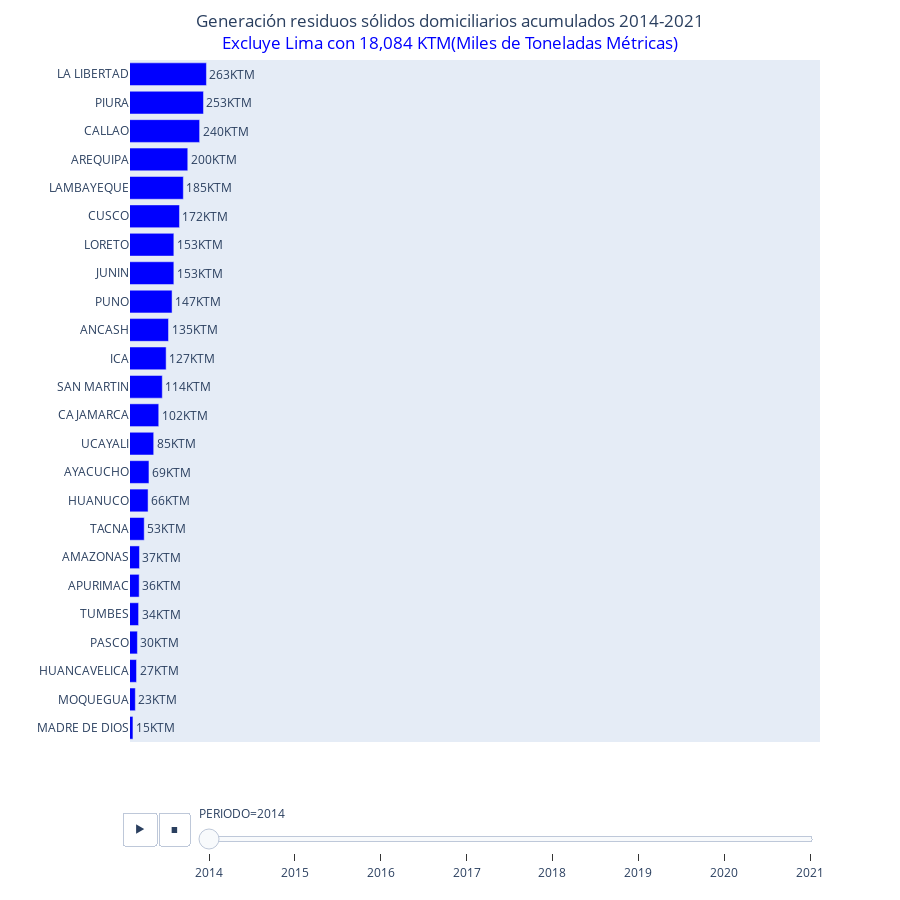

Source (notebook cell):
### Code cell
fig = px.bar(df3, 
             x="KQRESIDUOS_DOM_ACUM", 
             y="DEPARTAMENTO", 
           #  color="DEPARTAMENTO", 
             animation_frame="PERIODO",
             labels={'KQRESIDUOS_DOM_ACUM': ''},
             orientation='h',
             range_x=[df3['KQRESIDUOS_DOM_ACUM'].min() - 10, df3['KQRESIDUOS_DOM_ACUM'].max() + 10 ]
             )

fig.update_layout(showlegend=False)
fig.update_traces(marker_color='blue',texttemplate='%{x:,.0f}KTM', textposition='outside', selector=dict(type='bar'))
fig.update_layout(yaxis=dict(categoryorder='total ascending', title_text=""),
                  xaxis=dict(showticklabels=False))
fig.update_layout(height=900)  # Ajusta el valor según sea necesario
fig.update_layout(
    xaxis=dict(
        showgrid=False,  # Esto desactiva la cuadrícula en el eje X
        showticklabels=False
    ),
    yaxis=dict(
        showgrid=False,  # Esto desactiva la cuadrícula en el eje Y
        categoryorder='total ascending', 
        title_text=""
    ),
    title={
        'text': "Generación residuos sólidos domiciliarios acumulados 2014-2021<br><span style='color: blue;'>Excluye Lima con 18,084 KTM(Miles de Toneladas Métricas)</span>",
        'y':0.97,
        'x':0.5,
        'xanchor': 'center',
        'yanchor': 'top'
    }
)
fig.show()

### Figure 1 — Plotly figure (JSON) as saved in the notebook; plotly's stock layout.template omitted (floating-point values rounded to 4 significant figures)
{"data": [{"alignmentgroup": "True", "hovertemplate": "PERIODO=2014<br>=%{x}<br>DEPARTAMENTO=%{y}<extra></extra>", "legendgroup": "", "marker": {"color": "blue", "pattern": {"shape": ""}}, "name": "", "offsetgroup": "", "orientation": "h", "showlegend": false, "textposition": "outside", "texttemplate": "%{x:,.0f}KTM", "type": "bar", "x": [37, 135, 36, 200, 69, 102, 240, 172, 27, 66, 127, 153, 263, 185, 153, 15, 23, 30, 253, 147, 114, 53, 34, 85], "xaxis": "x", "y": ["AMAZONAS", "ANCASH", "APURIMAC", "AREQUIPA", "AYACUCHO", "CAJAMARCA", "CALLAO", "CUSCO", "HUANCAVELICA", "HUANUCO", "ICA", "JUNIN", "LA LIBERTAD", "LAMBAYEQUE", "LORETO", "MADRE DE DIOS", "MOQUEGUA", "PASCO", "PIURA", "PUNO", "SAN MARTIN", "TACNA", "TUMBES", "UCAYALI"], "yaxis": "y"}], "layout": {"barmode": "relative", "height": 900, "legend": {"tracegroupgap": 0}, "margin": {"t": 60}, "showlegend": false, "sliders": [{"active": 0, "currentvalue": {"prefix": "PERIODO="}, "len": 0.9, "pad": {"b": 10, "t": 60}, "steps": [{"args": [["2014"], {"frame": {"duration": 0, "redraw": true}, "fromcurrent": true, "mode": "immediate", "transition": {"duration": 0, "easing": "linear"}}], "label": "2014", "method": "animate"}, {"args": [["2015"], {"frame": {"duration": 0, "redraw": true}, "fromcurrent": true, "mode": "immediate", "transition": {"duration": 0, "easing": "linear"}}], "label": "2015", "method": "animate"}, {"args": [["2016"], {"frame": {"duration": 0, "redraw": true}, "fromcurrent": true, "mode": "immediate", "transition": {"duration": 0, "easing": "linear"}}], "label": "2016", "method": "animate"}, {"args": [["2017"], {"frame": {"duration": 0, "redraw": true}, "fromcurrent": true, "mode": "immediate", "transition": {"duration": 0, "easing": "linear"}}], "label": "2017", "method": "animate"}, {"args": [["2018"], {"frame": {"duration": 0, "redraw": true}, "fromcurrent": true, "mode": "immediate", "transition": {"duration": 0, "easing": "linear"}}], "label": "2018", "method": "animate"}, {"args": [["2019"], {"frame": {"duration": 0, "redraw": true}, "fromcurrent": true, "mode": "immediate", "transition": {"duration": 0, "easing": "linear"}}], "label": "2019", "method": "animate"}, {"args": [["2020"], {"frame": {"duration": 0, "redraw": true}, "fromcurrent": true, "mode": "immediate", "transition": {"duration": 0, "easing": "linear"}}], "label": "2020", "method": "animate"}, {"args": [["2021"], {"frame": {"duration": 0, "redraw": true}, "fromcurrent": true, "mode": "immediate", "transition": {"duration": 0, "easing": "linear"}}], "label": "2021", "method": "animate"}], "x": 0.1, "xanchor": "left", "y": 0, "yanchor": "top"}], "title": {"text": "Generación residuos sólidos domiciliarios acumulados 2014-2021<br><span style='color: blue;'>Excluye Lima con 18,084 KTM(Miles de Toneladas Métricas)</span>", "x": 0.5, "xanchor": "center", "y": 0.97, "yanchor": "top"}, "updatemenus": [{"buttons": [{"args": [null, {"frame": {"duration": 500, "redraw": true}, "fromcurrent": true, "mode": "immediate", "transition": {"duration": 500, "easing": "linear"}}], "label": "&#9654;", "method": "animate"}, {"args": [[null], {"frame": {"duration": 0, "redraw": true}, "fromcurrent": true, "mode": "immediate", "transition": {"duration": 0, "easing": "linear"}}], "label": "&#9724;", "method": "animate"}], "direction": "left", "pad": {"r": 10, "t": 70}, "showactive": false, "type": "buttons", "x": 0.1, "xanchor": "right", "y": 0, "yanchor": "top"}], "xaxis": {"anchor": "y", "domain": [0, 1], "range": [5, 2334], "showgrid": false, "showticklabels": false, "title": {"text": ""}}, "yaxis": {"anchor": "x", "categoryorder": "total ascending", "domain": [0, 1], "showgrid": false, "title": {"text": ""}}}}
